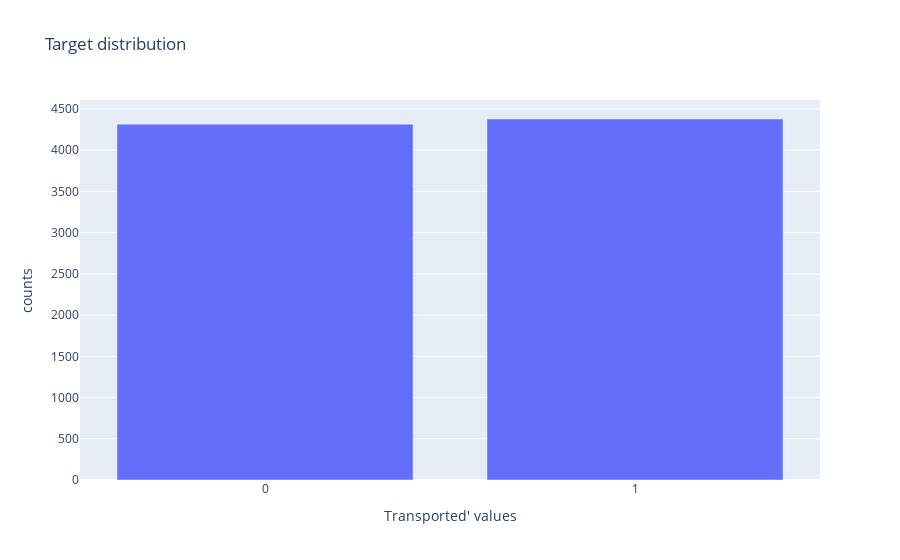

Write notebook code for a chart like this one.
### Code cell
## Target Distribution
target_count = train.groupby(['Transported'])['PassengerId'].count()
target_percent = target_count / target_count.sum()

fig = go.Figure()
data = go.Bar(x=target_count.index.astype(str).values, 
              y=target_count.values)
fig.add_trace(data)
fig.update_layout(title = dict(text="Target distribution"),
                  xaxis = dict(title="Transported' values"),
                  yaxis = dict(title='counts'))
fig.show()

### Figure 1 — Plotly figure (JSON) as saved in the notebook; plotly's stock layout.template omitted (floating-point values rounded to 4 significant figures)
{"data": [{"type": "bar", "x": ["0", "1"], "y": [4315, 4378]}], "layout": {"title": {"text": "Target distribution"}, "xaxis": {"title": {"text": "Transported' values"}}, "yaxis": {"title": {"text": "counts"}}}}
